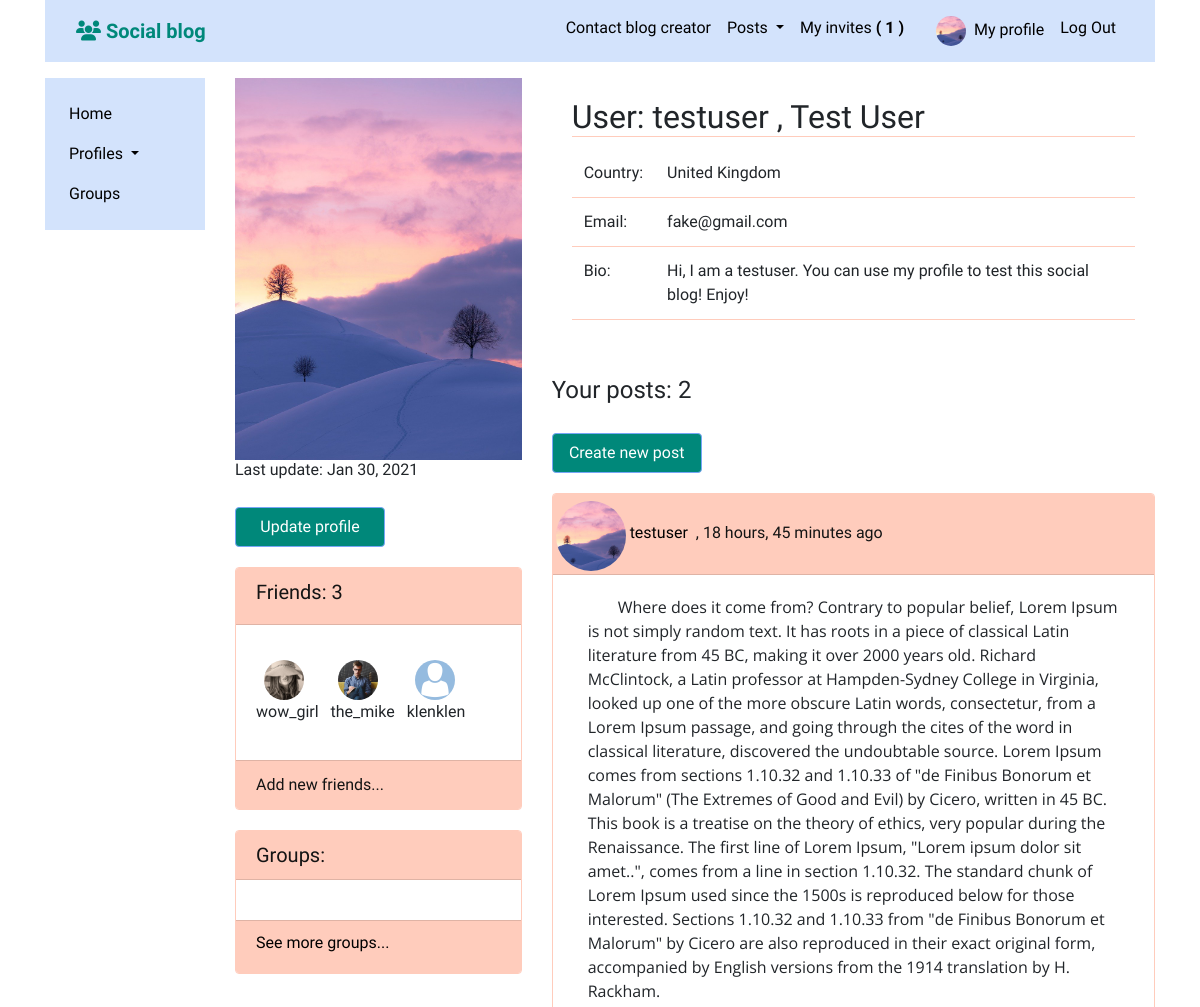
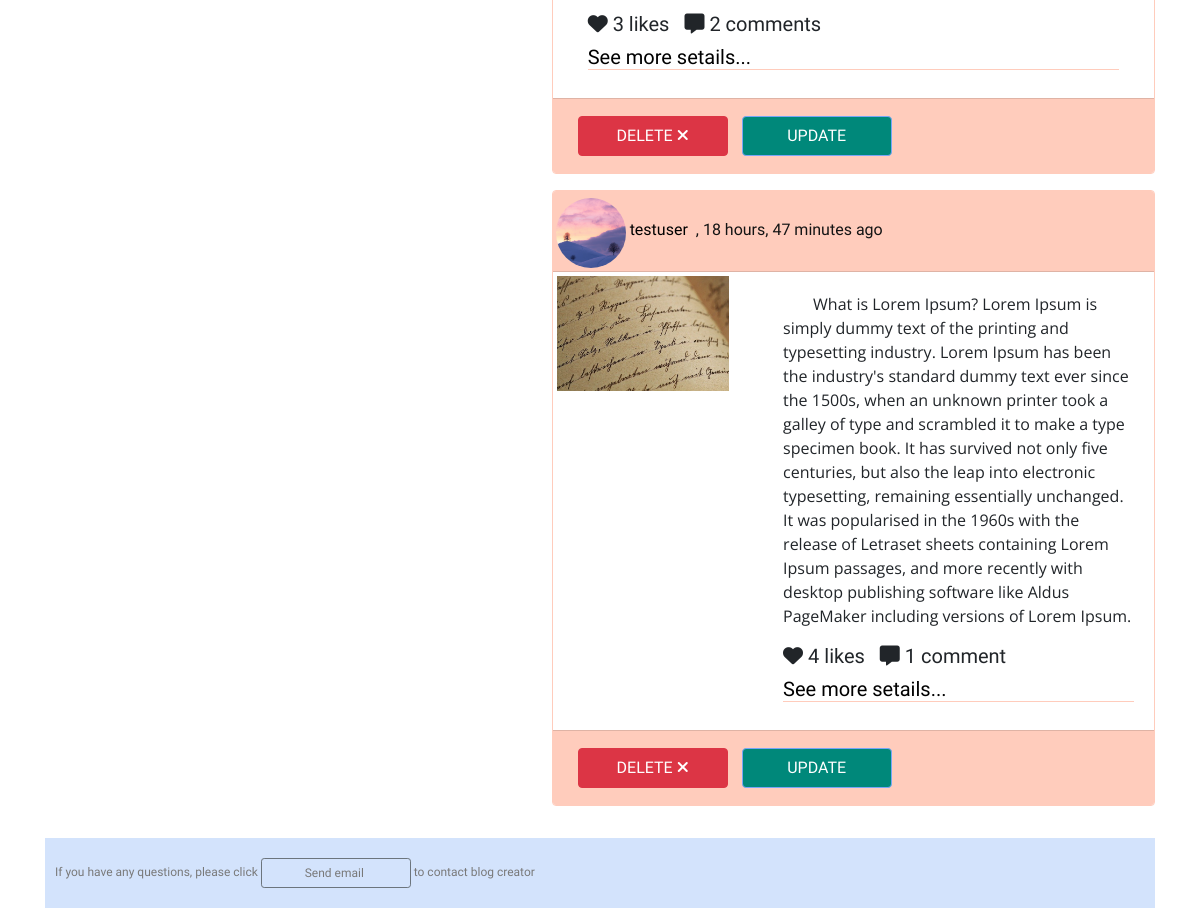
Page /profiles/myprofile/ (signed in) on the committed database (2 pictures, top to bottom).
### profiles/models.py (models this page shows, shortened)
class Profile(models.Model):
    first_name = models.CharField(max_length=100, blank=True)
    last_name = models.CharField(max_length=100, blank=True)
    user = models.OneToOneField(User, on_delete=models.CASCADE)
    bio = models.TextField(default='No bio...')
    friends = models.ManyToManyField(User, related_name='friends', blank=True)
    email = models.EmailField(max_length=200, blank=True)
    country = models.CharField(max_length=200,blank=True)
    avatar = models.ImageField(default='avatar.png', upload_to='avatars/')
    slug = models.SlugField(unique=True, blank=True)
    updated = models.DateTimeField(auto_now=True)
    created = models.DateTimeField(auto_now_add=True)
    objects = ProfileManager()
    def __str__(self):
        return f'{self.user.username}'   #-{self.created.strftime("%d-%m-%Y")}
    def get_friends(self):
        return self.friends.all()
    def get_friends_no(self):
        return self.friends.all().count()
    __initial_first_name = None
    __initial_last_name = None
    def __init__(self, *args, **kwargs):
        super().__init__(*args, **kwargs)
        self.__initial_first_name = self.first_name
        self.__initial_last_name = self.last_name
    def get_posts_no(self):
        return self.posts.all().count()
    def get_all_authors_posts(self):
        return self.posts.all()
    class Meta:
        ordering = ['-created',]

### posts/models.py (models this page shows, shortened)
class Post(models.Model):
    content = models.TextField()
    image = models.ImageField(upload_to='posts', validators=[FileExtensionValidator(['png', 'jpg', 'jpeg'])], blank=True)
    liked = models.ManyToManyField('profiles.Profile', blank=True, related_name='likes')
    updated = models.DateTimeField(auto_now=True)
    created = models.DateTimeField(auto_now_add=True)
    author = models.ForeignKey('profiles.Profile', on_delete=models.CASCADE, related_name='posts', null=True)
    group = models.ForeignKey(Group, related_name='posts', null=True, blank=True, on_delete=models.CASCADE)
    def num_likes(self):
        return self.liked.all().count()
    def num_comments(self):
        return self.comment_set.all().count()
    class Meta:
        ordering = ('-created',)

### profiles/views.py (the view)
# urls.py: path('myprofile/', views.my_profile, name='my_profile_view'),
@login_required
def my_profile(request):
    profile = Profile.objects.get(user=request.user)
    form = ProfileModelForm(request.POST or None, request.FILES or None, instance=profile)
    confirm = False
    group = Group.objects.all()
    if request.method == 'POST':
        if form.is_valid():
            form.save()
            confirm = True
    context = {'profile': profile, 'form': form, 'confirm': confirm, 'group': group}
    return render(request, 'profiles/myprofile.html', context)

### profiles/context_processors.py (called while the page is built)
def profile_pic(request):
    if request.user.is_authenticated:
        profile_obj = Profile.objects.get(user=request.user)
        pic = profile_obj.avatar
        return {'picture': pic}
    return {}

def invitations_no_rec(request):
    if request.user.is_authenticated:
        profile_obj = Profile.objects.get(user=request.user)
        qs_count = Relationship.objects.invitations_received(profile_obj).count()
        return {'invitations_no': qs_count}
    return {}

### profiles/models.py (called while the page is built)
    def invitations_received(self, receiver):
        qs = Relationship.objects.filter(receiver=receiver, status='send')
        return qs

### profiles/templates/profiles/myprofile.html (shortened to what this page needs)
<!DOCTYPE html>
{% extends 'base.html' %}
{% load bootstrap4 %}
{% block content %}
  <div class='row'>
      <div class='col-md-4'>
          <img src="{{profile.avatar.url}}" class="img-fluid">
          <h6>Last update: {{profile.updated|date:"M d, Y"}}</h6>
          <button type="button" class="btn btn-primary" data-toggle="modal" data-target="#myModal">
              Update profile
          </button>
          <div class='card'>
            <div class='card-header myprofile_friends' data-toggle="modal" data-target="#modalFriends">
              <h5>Friends: {{profile.get_friends_no}}</h5>
            </div>
            <div class="card-body">
              <ul class='list-inline'>
                {% for friend in profile.get_friends|slice:9 %}
                <li class="list-inline-item">
                  &nbsp;&nbsp;<a href="{% url 'profiles:profile_detail_view' slug=friend.profile.slug%}"><img class="align-self-center avatar"
                  style="width:40px;height:40px; margin-top: 15px;"
                  src="{{friend.profile.avatar.url}}"></a><br>{{friend.profile}}
                </li>
                {% endfor %}
              </ul>
            </div>
            <a class="card-footer" href="{% url 'profiles:invite_profiles_view'%}">Add new friends...</a>
          </div>
          <div class="card">
            <h5 class="card-header">Groups: </h5>
            <div class="card-body">
            </div>
            <div class="card-footer">
              <a href="{% url 'groups:all' %}"><h6>See more groups...</h6></a>
            </div>
          </div>
      </div>
      <div class='col-md-8'>
        <div class="card" style='border: none'>
          <div class="card-body" >
            <h2 class='card-title profile_name'>
              User: {{profile.user}}
              {% if profile.first_name %}
                 , {{profile.first_name}}
              {% endif %}
              {% if profile.last_name %}
                {{profile.last_name}}
              {% endif %}
            </h2>
            <div class='card-text'>
                <table class="table table-borderless">
                  {% if profile.country%}
                  <tr>
                    <td>Country:  </td>
                    <td> {{profile.country}} </td>
                  </tr>
                  {% endif %}
                  {% if profile.email %}
                  <tr>
                    <td>Email: </td>
                    <td> {{profile.email}} </td>
                  </tr>
                  {% endif %}
                  <tr>
                    <td>Bio: </td>
                    <td> {{profile.bio }} </td>
                  </tr>
                </table>
            </div>
          </div>
        </div>
          <h4>Your posts: {{profile.get_posts_no}}</h4>
          <a href="{% url 'posts:post_create' %}"><button class='btn btn-primary'>Create new post</button></a>
          {% for post in profile.get_all_authors_posts%}
            {% include "posts/_post.html" %}
          {% endfor %}
      </div>
  </div>
{% endblock %}

### posts/templates/posts/_post.html
<!DOCTYPE html>
<div class='card mb-3'>
    <div class='card-header' style="padding: 3px;">
        <a href="{% url 'profiles:profile_detail_view' slug=post.author.slug %}">
        <img src="{{post.author.avatar.url}}"
            style="width:70px;height:70px;margin-top:4px;"
            class="avatar">
            {{post.author}}</a><time class="time"> &nbsp;,  {{post.created|timesince}} ago</time>
    </div>
    {% if post.image %}
        <div class="row g-0">
            <div class="col-md-4 d-flex align-items-baseline">
                <img src="{{post.image.url}}" class="img-thumbnail">
            </div>
            <div class="col-md-8">
                <div class="card-body">
                    <div class="card-text">
                        <p>{{post.content}}</p>
                    </div>
                    <h5 style="display:inline; margin-right:10px;"><i class="fas fa-heart"></i> {{post.num_likes}} like{{post.num_likes|pluralize}} </h5>
                    <h5 style="display:inline"><i class="fas fa-comment-alt"></i>  {{ post.num_comments }} comment{{post.num_comments|pluralize}}</h5>
                    <a href="{% url 'posts:single' pk=post.pk %}"><h5 class="line_content" style="margin-top: 7px;">See more setails...</h5></a>
                </div>
            </div>
        </div>
    {% else %}
        <div class="col-lg">
            <div class="card-body">
                <div class="card-text">
                    <p>{{post.content}}</p>
                </div>
                <h5 style="display:inline; margin-right:10px;"><i class="fas fa-heart"></i> {{post.num_likes}} like{{post.num_likes|pluralize}} </h5>
                <h5 style="display:inline"><i class="fas fa-comment-alt"></i>  {{ post.num_comments }} comment{{post.num_comments|pluralize}}</h5>
                <a href="{% url 'posts:single' pk=post.pk %}"><h5 class="line_content" style="margin-top: 7px;">See more setails...</h5></a>
            </div>
        </div>
    {% endif %}
        {% if user.is_authenticated and request.user == post.author.user %}
        <div class="card-footer">
            <a href="{% url 'posts:post_delete' pk=post.pk%}" title="delete">
            <button type="button" class="btn btn-danger" aria-hidden="true" style="margin: 5px;" >DELETE
            <i class="fas fa-times"></i></button></a>
            <a href="{% url 'posts:post_update' pk=post.pk%}"><button style="margin: 5px;"  class="btn btn-primary">UPDATE</button></a>
        </div>
        {% endif %}
</div>

### static/social_blog/css/master.css (style rules this page uses)
a { color: rgb(0, 0, 0); }
.avatar { width: 100px; height: 100px; object-fit:cover; border-radius: 50%; }
p { text-indent: 30px; font-family: 'Open Sans', sans-serif; }
tr { border-bottom: 1px solid #FFCCBC; }
.btn-primary { background:#00887A ; color: rgb(255, 255, 255); border-color:#77A6F7 ; }
.btn { margin-bottom: 20px; margin-top: 20px; width: 150px; height: 40px; }
.card-header, .card-footer { background: #FFCCBC; color: rgb(20, 20, 20); }
.card-title { border-bottom: 1px solid #FFCCBC; }
.card { margin-bottom: 20px; background-color: white; border: 1px solid#FFCCBC; }
.myprofile_friends, .detail_friends, .detail_post { cursor: pointer; }
.img-thumbnail { border: none; background: white; }
.post_content, .profile_name, .line_content { border-bottom: 1px solid #FFCCBC; }

### rows in the picture
Profile: avatar (picture), updated "Jan 30, 2021", get_friends_no "3", user "testuser", first_name "Test", last_name "User", country "United Kingdom", email "fake@gmail.com", bio "Hi, I am a testuser. You can use my profile to test this social blog! Enjoy!", get_posts_no "2"
Post: author.avatar (picture), author "testuser", created "18 hours, 45 minutes", content "Where does it come from? Contrary to popular belief, Lorem Ipsum is not simply random text. It has roots in a piece of classical Latin literature from 45 BC, making it over 2000 years old. Richard McClintock, a Latin professor at Hampden-Sydney College in Virginia, looked up one of the more obscure Latin words, consectetur, from a Lorem Ipsum passage, and going through the cites of the word in classical literature, discovered the undoubtable source. Lorem Ipsum comes from sections 1.10.32 and 1.10.33 of \"de Finibus Bonorum et Malorum\" (The Extremes of Good and Evil) by Cicero, written in 45 BC. This book is a treatise on the theory of ethics, very popular during the Renaissance. The first…", num_likes "3", num_comments "2", shows "DELETE"
Post: author.avatar (picture), author "testuser", created "18 hours, 47 minutes", image (picture), content "What is Lorem Ipsum? Lorem Ipsum is simply dummy text of the printing and typesetting industry. Lorem Ipsum has been the industry's standard dummy text ever since the 1500s, when an unknown printer took a galley of type and scrambled it to make a type specimen book. It has survived not only five centuries, but also the leap into electronic typesetting, remaining essentially unchanged. It was popularised in the 1960s with the release of Letraset sheets containing Lorem Ipsum passages, and more recently with desktop publishing software like Aldus PageMaker including versions of Lorem Ipsum.", num_likes "4", num_comments "1", shows "DELETE"

### other values in the picture
{{ invitations_no }} "1"
{{ friend.profile }} "wow_girl"
{{ friend.profile }} "the_mike"
{{ friend.profile }} "klenklen"
